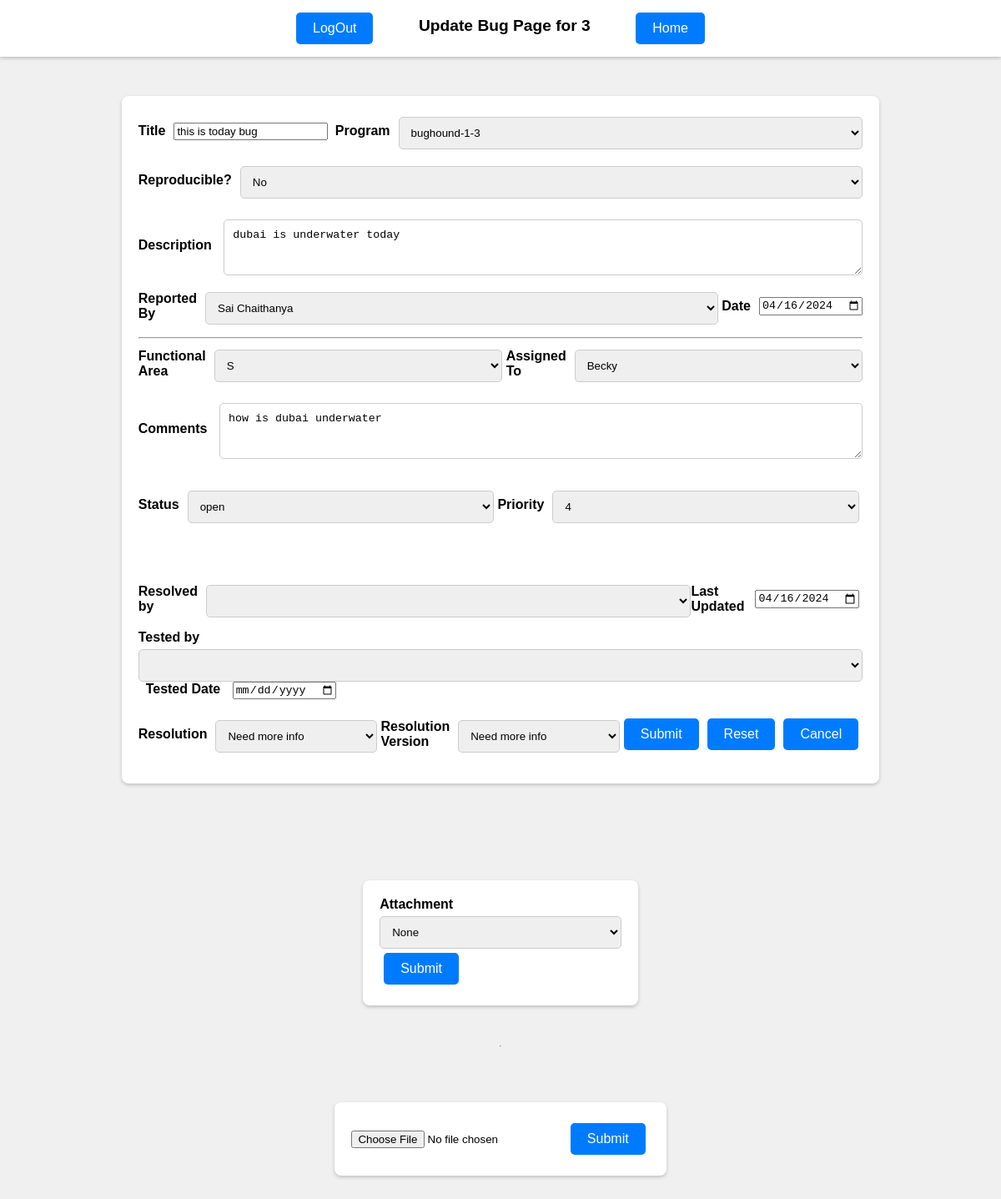
Before: /update_bug/3 (signed in) with the older database file.
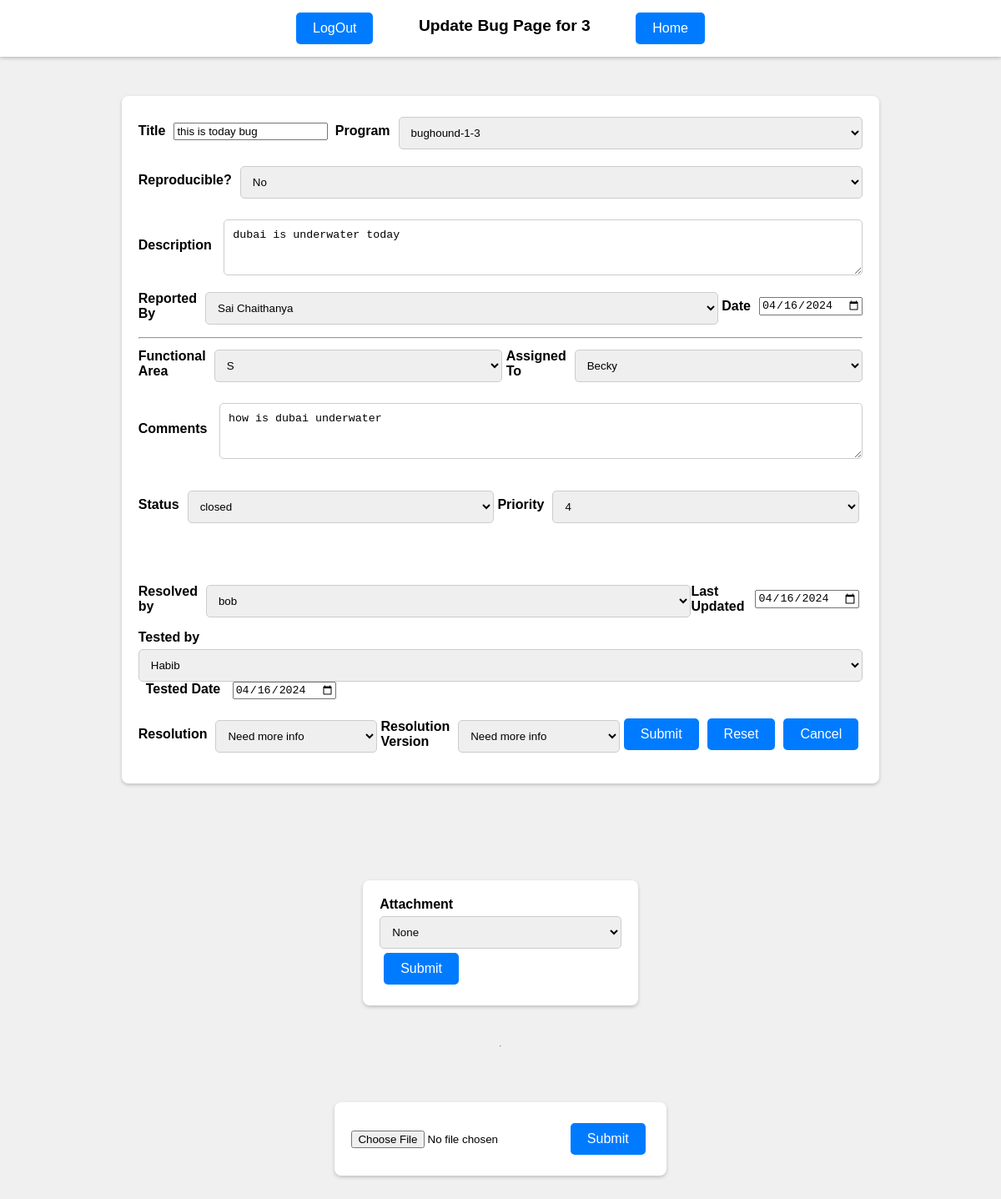
After: the same page with the newer database file.
### tables this page shows
CREATE TABLE "Bugs" (
	"bug_id"	INTEGER NOT NULL,
	"report_options"	TEXT,
	"severity"	TEXT,
	"problem_summary"	TEXT,
	"reproducible"	TEXT,
	"problem"	TEXT,
	"reported_by"	TEXT,
	"entry_date"	TEXT,
	"areas"	TEXT,
	"assigned_to"	TEXT,
	"comments"	TEXT,
	"status"	TEXT,
	"priority"	TEXT,
	"resolution"	TEXT,
	"resolution_version"	TEXT,
	"resolved_by"	TEXT,
	"resolved_date"	TEXT,
	"tested_by"	TEXT,
	"tested_date"	TEXT,
	"treat_as"	TEXT, program_options varchar(30),
	PRIMARY KEY("bug_id" AUTOINCREMENT)
);

CREATE TABLE `employees` ( `emp_id` INTEGER NOT NULL PRIMARY KEY AUTOINCREMENT, `name` varchar(32) NOT NULL, `username` varchar(32) NOT NULL, `password` varchar(32) NOT NULL, `userlevel` int(11) NOT NULL);

### app.py (the view, shortened to what this page needs)
@app.route("/update_bug/<bug_id>",methods=["GET","POST"])
def update_bug(bug_id):
    if "loggedin" not in session:
        return render_template("login.html")
    db = get_db()
    query = f"select * from bugs where bug_id={bug_id}"
    cur = db.execute(query)
    data = cur.fetchone()
    programs = get_programs()
    employees = get_employees()
    areas = get_area()
    report_options = ["Coding Error","Design Issue","Suggestion","Documentation","Hardware","Query"]
    severity = ["Minor", "Serious", "Fatal"]
    status=["open","closed","resolved"]
    priority = ["1","2","3","4","5","6"]
    resolution = ["Pending","Fixed","Irreproducible","Deferred","As designed","Withdrawn by reporter","Need more info",\
                  "Disagree with suggestion","Duplicate"]
    attach_cur = db.execute(f'select * from attach where bug_id={bug_id}')
    attach = attach_cur.fetchall()
    return render_template("update_bug.html",bug_id=bug_id,data=data,programs=programs,report_options=report_options,\
                           severity=severity,employees=employees,areas=areas,\
                            status=status,priority=priority,resolution=resolution,attach=attach)

### app.py (called while the page is built)
def connect_db():
    sql = sqlite3.connect(r"C:\Users\030737107\Desktop\Projects\final_project-1\server\db\bughound.db")
    sql.row_factory = sqlite3.Row
    return sql

def get_db():
    if not hasattr(g,"sqlite3"):
        g.sqlite_db = connect_db()
    return g.sqlite_db

def get_programs():
    db=get_db()
    cur = db.execute('select * from programs')
    programs = cur.fetchall()
    return programs

def get_employees():
    db=get_db()
    cur = db.execute('select * from employees')
    employees = cur.fetchall()
    return employees

def get_area():
    db = get_db()
    cur = db.execute("select * from areas")
    areas = cur.fetchall()
    return areas

### templates/update_bug.html (shortened to what this page needs)
<!DOCTYPE html>
<html lang="en">
<head>
    <link rel="stylesheet" href="{{ url_for('static', filename='css/index.css') }}">
</head>
<body>
    <div class="header">
        <div class="navigation">
            <a href="{{url_for('logout')}}" class="btn header-btn">LogOut</a>
            <span class="header-title">Update Bug Page for {{bug_id}}</span>
            <a href="{{url_for('index_page')}}" class="btn header-btn">Home</a>
        </div>
    </div>
    <form method="POST" action="{{url_for('update_bug',bug_id=bug_id)}}">
        <div class="form-row">
            <label for="problem_summary">Title</label>
            <input type="text" id="problem_summary" name="problem_summary" value="{{ data.problem_summary }}">
            <label id="program">Program</label>
            <select id ="program" name="program_options">
                {% for program in programs %}
                    {% set prog = '-'.join(program[1:]) %}
                    <option value="{{'-'.join(program[1:])}}" {% if prog == data.program_options %}selected{% endif %}>{{'-'.join(program[1:]) }}</option>
                {% endfor %}
            </select>
        </div>
        <div class="form-row">
            <label id="reproducible">Reproducible?</label>
            <select id ="reproducible" name="reproducible">
                <option value="No" {% if "No" == data.reproducible %}selected{% endif %}>No</option>
            </select>
        </div>
        <div class="form-row" style="margin-top:20px;">
            <label style="vertical-align:top" for=problem>Description</label>
            <textarea name="problem" id="problem" cols="90" rows="3" >{{ data.problem }}</textarea>
        </div>
        <div class="form-row">
            <label id="reported_by">Reported By</label>
            <select id ="reported_by" name="reported_by">
                {% for employee in employees %}
                <option value="{{ employee.name }}" {% if employee.name == data.reported_by %}selected{% endif %}>{{ employee.name }}</option>
                {% endfor %}
            </select>
            <label for="entry_date">Date</label>
            <input type="date" id="entry_date" name="entry_date" value="{{ data.entry_date }}"><br>
        </div>
        <hr/>
        <div class="form-row">
            <label id="areas">Functional Area</label>
            <select id ="areas" name="areas">
                {% for area in areas %}
                <option value="{{area.area}}" {% if area.area == data.areas %}selected{% endif %}>{{ data.areas }}</option>
                {% endfor %}
            </select>
            <label id="assigned_to">Assigned To</label>
            <select id ="assigned_to" name="assigned_to">
                {% for employee in employees %}
                <option value="{{employee.name}}" {% if employee.name == data.assigned_to %}selected{% endif %}>{{data.assigned_to}}</option>
                {% endfor %}
            </select>
        </div>
        <div class="form-row" style="margin-top:20px;">
            <label style="vertical-align:top" for=comments>Comments</label>
            {% if data[0][11] %}
                <textarea name="comments" id="comments" cols="90" rows="3">{{ data.comments }}</textarea>
            {% else %}
            <textarea name="comments" id="comments" cols="90" rows="3">{{ data.comments }}</textarea>
            {% endif %}
        </div>
        <br/>
         <div class="form-row">
            <label id="status">Status</label>
            <select id ="status" name="status">
                {% for stat in status %}
                <option value="{{stat}}" {% if stat == data.status %}selected{% endif %}>{{stat}}</option>
                {% endfor %}
            </select>
            <label id="priority">Priority</label>
            <select id ="priority" name="priority">
            {% for prior in priority %}
            <option value="{{prior}}" {% if prior == data.priority %}selected{% endif %}>{{prior}}</option>
            {% endfor %}
            </select>
        </div>
        <br/>
        <br/>
        <br/>
        <div class="form-row">
            <label id="resolved_by">Resolved by</label>
            <select id ="resolved_by" name="resolved_by">
                <option style="display:none;"></option>
                {% for employee in employees %}
                <option value="{{ employee.name }}" {% if employee.name == data.resolved_by %}selected{% endif %}>{{ employee.name }}</option>
                {% endfor %}
            </select>
            <label for="resolved_date">Last Updated</label>
            <input type="date" id="resolved_date" name="resolved_date" value="{{data.resolved_date}}">
            </div>
            <div>
            <label id="tested_by">Tested by</label>
            <select id ="tested_by" name="tested_by">
                <option style="display:flex;"></option>
                {% for employee in employees %}
                <option value="{{ employee.name }}" {% if employee.name == data.tested_by %}selected{% endif %}>{{ employee.name }}</option>
                {% endfor %}
            </select>
            <label for="tested_date">Tested Date</label>
            <input type="date" id="tested_date" name="tested_date" value="{{data.tested_date}}">
        </div>
        <br/>
        <div class="form-row">
            <label id="resolution">Resolution</label>
            <select id ="resolution" name="resolution">
            {% for option in resolution %}
            <option value="{{option}}" {% if option == data.resolution %}selected{% endif %}>{{data.resolution}}</option>
            {% endfor %}
            </select>
            <label id="resolution_version">Resolution Version</label>
            <select id ="resolution_version" name="resolution_version">
            {% for option in resolution %}
            <option value="{{option}}" {% if option == data.resolution_version %}selected{% endif %}>{{option}}</option>
            {% endfor %}
        </div>
        <br/>
        <br/>
        <br/>
        <div class="button-row">
            <input type="submit" class="btn" value="Submit">
            <input type="reset" class="btn" value="Reset">
            <a href="{{url_for('index_page')}}" class="btn" style="text-decoration: none; color: white;">Cancel</a>
        </div>
    </form>
    <br/>
    <br/>
    <form action="{{url_for('view_attachment')}}" method="post">
        <label for="options"><b>Attachment</b></label>
        <select name="options">
            <option value="None" selected>None</option>
        </select>
        <input type="submit" class="btn" value ="Submit">
    </form>
    <hr/>
    <br/>
    <form action = "{{url_for('upload_attachment',bug_id=bug_id)}}" method = "post" enctype="multipart/form-data">
        <input type="file" name="file" />
        <input type = "submit" class="btn" value="Submit">
    </form>
</body>
</html>

### static/css/index.css (style rules this page uses)
body { background-color: #f0f0f0; font-family: Arial, sans-serif; margin: 0; padding-top: 75px; display: flex; flex-direction: column; align-items: center; }
.header { width: 100%; display: flex; flex-direction: column; align-items: center; padding: 10px 0; background: #fff; box-shadow: 0 2px 4px rgba(0,0,0,0.2); position: fixed; top: 0; z-index: 1000; }
.navigation { display: flex; justify-content: space-between; padding: 0 20px; width: 100%; max-width: 500px; margin: auto; }
.header-btn { padding: 5px 10px; }
.header-title { margin-top: 10px; text-align: center; width: 100%; font-size: larger; font-weight: 700; }
.form-row { display: flex; justify-content: space-between; align-items: center; margin-bottom: 15px; }
label { font-weight: bold; margin-right: 10px; }
.textbox, select, textarea { width: 100%; padding: 10px; margin-top: 5px; border-radius: 5px; border: 1px solid #ccc; box-sizing: border-box; }
.btn, input[type="submit"], input[type="reset"], button[type="button"], .button-row .btn { padding: 10px 20px; background-color: #007bff; color: white; border: none; border-radius: 5px; cursor: pointer; text-decoration: none; margin: 5px; font-size: inherit; }
form { background: #fff; padding: 20px; border-radius: 8px; box-shadow: 0 2px 4px rgba(0,0,0,0.2); margin: 40px 0; }

Changed rows visible on the page:
changed Bugs "this is today bug": status "open" → "closed"; resolved_by (not shown) → "bob"; tested_by (not shown) → "Habib"; tested_date (not shown) → "04/16/2024"
